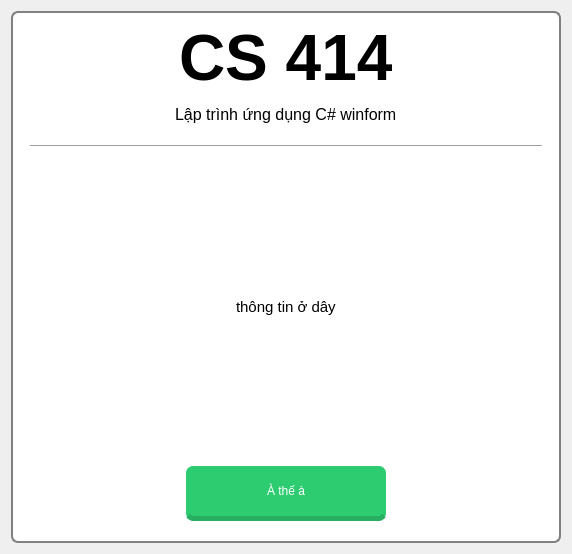
<?xml version="1.0" encoding="UTF-8"?>
<ui version="4.0">
 <class>Dialog</class>
 <widget class="QDialog" name="Dialog">
  <property name="geometry">
   <rect>
    <x>0</x>
    <y>0</y>
    <width>572</width>
    <height>554</height>
   </rect>
  </property>
  <property name="windowTitle">
   <string>Dialog</string>
  </property>
  <layout class="QVBoxLayout" name="verticalLayout">
   <item>
    <widget class="QFrame" name="frame">
     <property name="sizePolicy">
      <sizepolicy hsizetype="Minimum" vsizetype="Minimum">
       <horstretch>0</horstretch>
       <verstretch>0</verstretch>
      </sizepolicy>
     </property>
     <property name="styleSheet">
      <string notr="true">QFrame#frame {
background-color: white;
border-radius: 7px;
border: 2px solid gray;
}</string>
     </property>
     <property name="frameShape">
      <enum>QFrame::StyledPanel</enum>
     </property>
     <property name="frameShadow">
      <enum>QFrame::Raised</enum>
     </property>
     <layout class="QVBoxLayout" name="verticalLayout_2">
      <property name="spacing">
       <number>11</number>
      </property>
      <property name="leftMargin">
       <number>17</number>
      </property>
      <property name="rightMargin">
       <number>17</number>
      </property>
      <property name="bottomMargin">
       <number>20</number>
      </property>
      <item alignment="Qt::AlignHCenter">
       <widget class="QLabel" name="label_title">
        <property name="sizePolicy">
         <sizepolicy hsizetype="Preferred" vsizetype="Fixed">
          <horstretch>0</horstretch>
          <verstretch>0</verstretch>
         </sizepolicy>
        </property>
        <property name="font">
         <font>
          <family>Segoe UI</family>
          <pointsize>48</pointsize>
          <weight>75</weight>
          <bold>true</bold>
         </font>
        </property>
        <property name="text">
         <string>CS 414</string>
        </property>
       </widget>
      </item>
      <item alignment="Qt::AlignHCenter">
       <widget class="QLabel" name="label_subtitle">
        <property name="sizePolicy">
         <sizepolicy hsizetype="Preferred" vsizetype="Fixed">
          <horstretch>0</horstretch>
          <verstretch>0</verstretch>
         </sizepolicy>
        </property>
        <property name="font">
         <font>
          <family>Segoe UI</family>
          <pointsize>12</pointsize>
         </font>
        </property>
        <property name="styleSheet">
         <string notr="true">padding-bottom: 10px;</string>
        </property>
        <property name="text">
         <string>Lập trình ứng dụng C# winform</string>
        </property>
       </widget>
      </item>
      <item>
       <widget class="Line" name="line">
        <property name="styleSheet">
         <string notr="true"/>
        </property>
        <property name="orientation">
         <enum>Qt::Horizontal</enum>
        </property>
       </widget>
      </item>
      <item alignment="Qt::AlignHCenter">
       <widget class="QLabel" name="label_content">
        <property name="font">
         <font>
          <family>Segoe UI</family>
          <pointsize>11</pointsize>
         </font>
        </property>
        <property name="styleSheet">
         <string notr="true">padding: 0 20px;</string>
        </property>
        <property name="text">
         <string>thông tin ở dây</string>
        </property>
       </widget>
      </item>
      <item alignment="Qt::AlignHCenter">
       <widget class="QPushButton" name="button_ok">
        <property name="minimumSize">
         <size>
          <width>200</width>
          <height>55</height>
         </size>
        </property>
        <property name="font">
         <font>
          <family>Segoe UI</family>
          <pointsize>9</pointsize>
         </font>
        </property>
        <property name="styleSheet">
         <string notr="true">QPushButton{
border-radius: 7px;
background-color: #2ecc71;
border-bottom: 5px solid #27ae60;
color: #fff;
max-width: 200px;
min-height: 50px;
}

QPushButton::pressed {
border: none;
}</string>
        </property>
        <property name="text">
         <string>À thế à</string>
        </property>
       </widget>
      </item>
     </layout>
    </widget>
   </item>
  </layout>
 </widget>
 <resources/>
 <connections/>
</ui>
